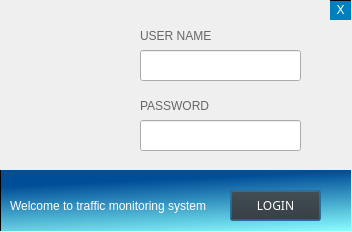
<?xml version="1.0" encoding="UTF-8"?>
<ui version="4.0">
 <class>LoginDig</class>
 <widget class="QDialog" name="LoginDig">
  <property name="geometry">
   <rect>
    <x>0</x>
    <y>0</y>
    <width>352</width>
    <height>232</height>
   </rect>
  </property>
  <property name="minimumSize">
   <size>
    <width>352</width>
    <height>232</height>
   </size>
  </property>
  <property name="maximumSize">
   <size>
    <width>352</width>
    <height>232</height>
   </size>
  </property>
  <property name="windowTitle">
   <string>Login</string>
  </property>
  <property name="windowOpacity">
   <double>0.950000000000000</double>
  </property>
  <property name="styleSheet">
   <string notr="true"/>
  </property>
  <widget class="QPushButton" name="loginButton">
   <property name="geometry">
    <rect>
     <x>230</x>
     <y>190</y>
     <width>91</width>
     <height>31</height>
    </rect>
   </property>
   <property name="font">
    <font>
     <family>Arial Black</family>
     <pointsize>9</pointsize>
     <weight>10</weight>
     <italic>false</italic>
     <bold>false</bold>
    </font>
   </property>
   <property name="styleSheet">
    <string notr="true">background-color: rgb(47, 47, 47);
color: rgb(255, 255, 255);
font: 87 9pt &quot;Arial Black&quot;;</string>
   </property>
   <property name="text">
    <string>LOGIN</string>
   </property>
  </widget>
  <widget class="QLabel" name="Userlabel">
   <property name="geometry">
    <rect>
     <x>140</x>
     <y>20</y>
     <width>91</width>
     <height>31</height>
    </rect>
   </property>
   <property name="styleSheet">
    <string notr="true">font: 87 9pt &quot;Arial Black&quot;;
color: rgb(102, 102, 102);</string>
   </property>
   <property name="text">
    <string>USER NAME</string>
   </property>
  </widget>
  <widget class="QLineEdit" name="userLineEdit">
   <property name="geometry">
    <rect>
     <x>140</x>
     <y>50</y>
     <width>161</width>
     <height>31</height>
    </rect>
   </property>
   <property name="styleSheet">
    <string notr="true">border-color: rgb(86, 86, 86);
font: 9pt &quot;Calibri&quot;;</string>
   </property>
   <property name="maxLength">
    <number>10</number>
   </property>
  </widget>
  <widget class="QLineEdit" name="pwdLineEdit">
   <property name="geometry">
    <rect>
     <x>140</x>
     <y>120</y>
     <width>161</width>
     <height>31</height>
    </rect>
   </property>
   <property name="styleSheet">
    <string notr="true">font: 8pt &quot;Agency FB&quot;;
border-color: rgb(86, 86, 86);
</string>
   </property>
   <property name="maxLength">
    <number>10</number>
   </property>
   <property name="echoMode">
    <enum>QLineEdit::Password</enum>
   </property>
  </widget>
  <widget class="QLabel" name="pwdlabel">
   <property name="geometry">
    <rect>
     <x>140</x>
     <y>90</y>
     <width>91</width>
     <height>31</height>
    </rect>
   </property>
   <property name="styleSheet">
    <string notr="true">font: 87 9pt &quot;Arial Black&quot;;
color: rgb(102, 102, 102);</string>
   </property>
   <property name="text">
    <string>PASSWORD</string>
   </property>
  </widget>
  <widget class="QLabel" name="bgLabel">
   <property name="geometry">
    <rect>
     <x>0</x>
     <y>170</y>
     <width>351</width>
     <height>61</height>
    </rect>
   </property>
   <property name="styleSheet">
    <string notr="true">background-color: qlineargradient(spread:pad, x1:0.761364, y1:0.08, x2:1, y2:1, stop:0 rgba(0, 78, 152, 255), stop:1 rgba(136, 255, 255, 255));
border-left-style:solid;border-left-width:1px;border-left-color:black;</string>
   </property>
   <property name="text">
    <string/>
   </property>
  </widget>
  <widget class="QLabel" name="bgLabel_2">
   <property name="geometry">
    <rect>
     <x>10</x>
     <y>190</y>
     <width>201</width>
     <height>31</height>
    </rect>
   </property>
   <property name="styleSheet">
    <string notr="true">color: rgb(255, 255, 255);
font: 87 7pt &quot;Arial Black&quot;;</string>
   </property>
   <property name="text">
    <string>Welcome to traffic monitoring system</string>
   </property>
  </widget>
  <widget class="QLabel" name="logoLabel">
   <property name="geometry">
    <rect>
     <x>3</x>
     <y>1</y>
     <width>130</width>
     <height>160</height>
    </rect>
   </property>
   <property name="minimumSize">
    <size>
     <width>130</width>
     <height>160</height>
    </size>
   </property>
   <property name="maximumSize">
    <size>
     <width>130</width>
     <height>160</height>
    </size>
   </property>
   <property name="text">
    <string/>
   </property>
  </widget>
  <widget class="QPushButton" name="pushButton">
   <property name="geometry">
    <rect>
     <x>330</x>
     <y>0</y>
     <width>21</width>
     <height>20</height>
    </rect>
   </property>
   <property name="styleSheet">
    <string notr="true">background-color: rgb(0, 127, 190);
color: rgb(255, 255, 255);
font: 87 9pt &quot;Arial Black&quot;;
border-top-style:solid;border-top-width:1px;border-top-color:black;</string>
   </property>
   <property name="text">
    <string>X</string>
   </property>
  </widget>
  <zorder>bgLabel</zorder>
  <zorder>loginButton</zorder>
  <zorder>Userlabel</zorder>
  <zorder>userLineEdit</zorder>
  <zorder>pwdLineEdit</zorder>
  <zorder>pwdlabel</zorder>
  <zorder>bgLabel_2</zorder>
  <zorder>logoLabel</zorder>
  <zorder>pushButton</zorder>
 </widget>
 <tabstops>
  <tabstop>userLineEdit</tabstop>
  <tabstop>pwdLineEdit</tabstop>
  <tabstop>loginButton</tabstop>
  <tabstop>pushButton</tabstop>
 </tabstops>
 <resources/>
 <connections>
  <connection>
   <sender>pushButton</sender>
   <signal>clicked()</signal>
   <receiver>LoginDig</receiver>
   <slot>close()</slot>
   <hints>
    <hint type="sourcelabel">
     <x>329</x>
     <y>12</y>
    </hint>
    <hint type="destinationlabel">
     <x>332</x>
     <y>32</y>
    </hint>
   </hints>
  </connection>
 </connections>
</ui>
